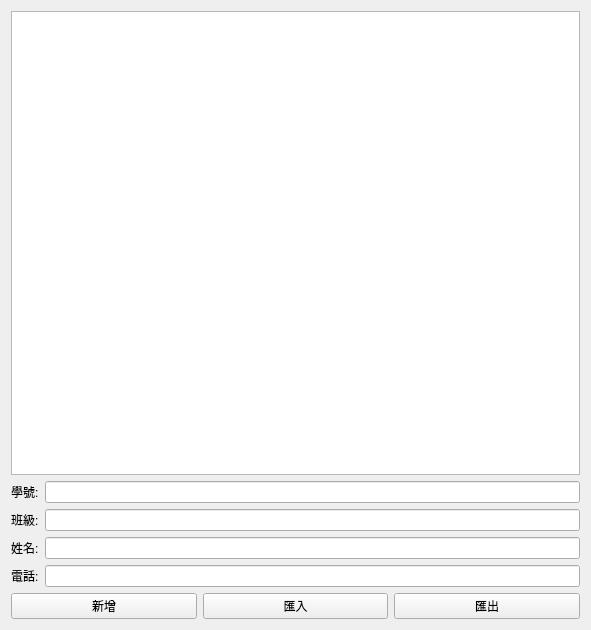
<?xml version="1.0" encoding="UTF-8"?>
<ui version="4.0">
 <class>Widget</class>
 <widget class="QWidget" name="Widget">
  <property name="geometry">
   <rect>
    <x>0</x>
    <y>0</y>
    <width>591</width>
    <height>630</height>
   </rect>
  </property>
  <property name="windowTitle">
   <string>Widget</string>
  </property>
  <layout class="QVBoxLayout" name="verticalLayout_2">
   <item>
    <layout class="QVBoxLayout" name="verticalLayout">
     <item>
      <widget class="QTableWidget" name="tableWidget"/>
     </item>
     <item>
      <layout class="QHBoxLayout" name="horizontalLayout_2">
       <item>
        <widget class="QLabel" name="label">
         <property name="text">
          <string>學號:</string>
         </property>
        </widget>
       </item>
       <item>
        <widget class="QLineEdit" name="lineEdit"/>
       </item>
      </layout>
     </item>
     <item>
      <layout class="QHBoxLayout" name="horizontalLayout_3">
       <item>
        <widget class="QLabel" name="label_2">
         <property name="text">
          <string>班級:</string>
         </property>
        </widget>
       </item>
       <item>
        <widget class="QLineEdit" name="lineEdit_2"/>
       </item>
      </layout>
     </item>
     <item>
      <layout class="QHBoxLayout" name="horizontalLayout_4">
       <item>
        <widget class="QLabel" name="label_3">
         <property name="text">
          <string>姓名:</string>
         </property>
        </widget>
       </item>
       <item>
        <widget class="QLineEdit" name="lineEdit_3"/>
       </item>
      </layout>
     </item>
     <item>
      <layout class="QHBoxLayout" name="horizontalLayout_5">
       <item>
        <widget class="QLabel" name="label_4">
         <property name="text">
          <string>電話:</string>
         </property>
        </widget>
       </item>
       <item>
        <widget class="QLineEdit" name="lineEdit_4"/>
       </item>
      </layout>
     </item>
     <item>
      <layout class="QHBoxLayout" name="horizontalLayout_6">
       <item>
        <widget class="QPushButton" name="pushButton">
         <property name="text">
          <string>新增</string>
         </property>
        </widget>
       </item>
       <item>
        <widget class="QPushButton" name="pushButton_3">
         <property name="text">
          <string>匯入</string>
         </property>
        </widget>
       </item>
       <item>
        <widget class="QPushButton" name="pushButton_2">
         <property name="text">
          <string>匯出</string>
         </property>
        </widget>
       </item>
      </layout>
     </item>
    </layout>
   </item>
  </layout>
 </widget>
 <resources/>
 <connections/>
</ui>
